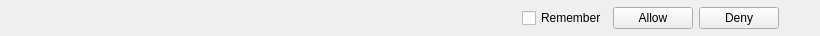
<?xml version="1.0" encoding="UTF-8"?>
<ui version="4.0">
 <class>HTML5PermissionsNotification</class>
 <widget class="QWidget" name="HTML5PermissionsNotification">
  <property name="geometry">
   <rect>
    <x>0</x>
    <y>0</y>
    <width>820</width>
    <height>36</height>
   </rect>
  </property>
  <layout class="QHBoxLayout" name="horizontalLayout">
   <property name="topMargin">
    <number>0</number>
   </property>
   <property name="bottomMargin">
    <number>0</number>
   </property>
   <item>
    <widget class="QLabel" name="iconLabel">
     <property name="minimumSize">
      <size>
       <width>24</width>
       <height>24</height>
      </size>
     </property>
     <property name="maximumSize">
      <size>
       <width>24</width>
       <height>24</height>
      </size>
     </property>
     <property name="scaledContents">
      <bool>true</bool>
     </property>
    </widget>
   </item>
   <item>
    <widget class="QLabel" name="textLabel">
     <property name="text">
      <string/>
     </property>
    </widget>
   </item>
   <item>
    <spacer name="horizontalSpacer">
     <property name="orientation">
      <enum>Qt::Horizontal</enum>
     </property>
     <property name="sizeHint" stdset="0">
      <size>
       <width>40</width>
       <height>20</height>
      </size>
     </property>
    </spacer>
   </item>
   <item>
    <widget class="QCheckBox" name="remember">
     <property name="text">
      <string>Remember</string>
     </property>
    </widget>
   </item>
   <item>
    <widget class="QPushButton" name="allow">
     <property name="text">
      <string>Allow</string>
     </property>
    </widget>
   </item>
   <item>
    <widget class="QPushButton" name="deny">
     <property name="text">
      <string>Deny</string>
     </property>
    </widget>
   </item>
   <item>
    <widget class="MacToolButton" name="close">
     <property name="text">
      <string/>
     </property>
     <property name="autoRaise">
      <bool>true</bool>
     </property>
    </widget>
   </item>
  </layout>
 </widget>
 <customwidgets>
  <customwidget>
   <class>MacToolButton</class>
   <extends>QToolButton</extends>
   <header>mactoolbutton.h</header>
  </customwidget>
 </customwidgets>
 <resources/>
 <connections/>
</ui>
